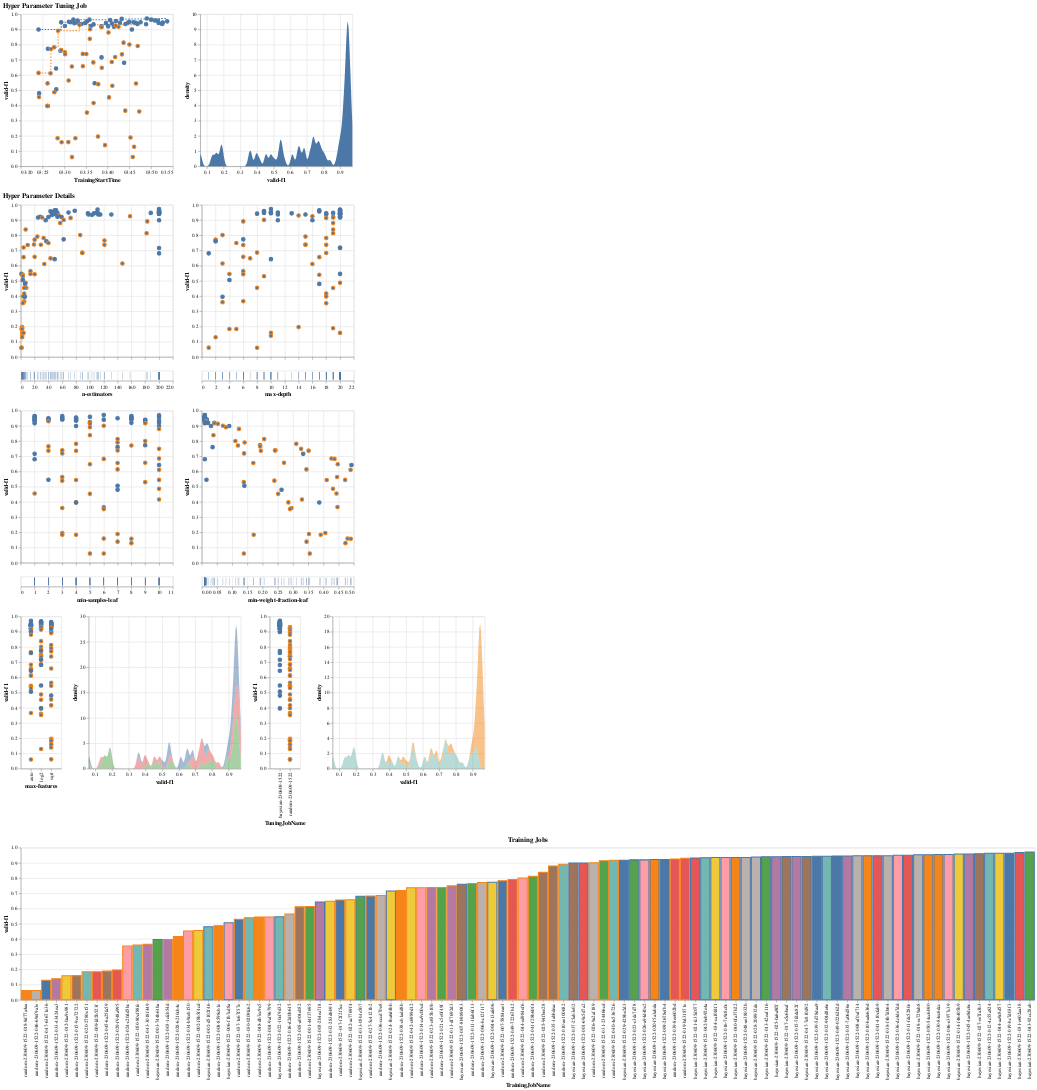

The cell this chart's notebook holds for it:
### Markdown cell above
To make the comparison even easier, we can now view our two HPO jobs side-by-side.

Observe that the trials of both jobs ran over the same time period, thus we can visually compare their progress over time. The dashed colored line shows the cumulative objective metric achieved over time. Comparing the two tuning jobs' lines, we can see that with Bayesian optimization we (usually) reach a better overall result, but also reach it a bit earlier than with a Random Search. Although, given how simple a Random Search is, its performance is quite notable. 

Earlier we mentioned that we kept `max_parallel_jobs=2`, restricting our parallel jobs to 2, for both strategies. If we had increased this value to for example 10 for Random search, we would see the Random search trials are completed much earlier than the trials from the Bayesian tuning job, so it would not be so easy to compare their relative progress just "by eye".

### Code cell
visualize_tuning_job([random_tuner, bayesian_tuner], advanced=True, trials_only=True)
